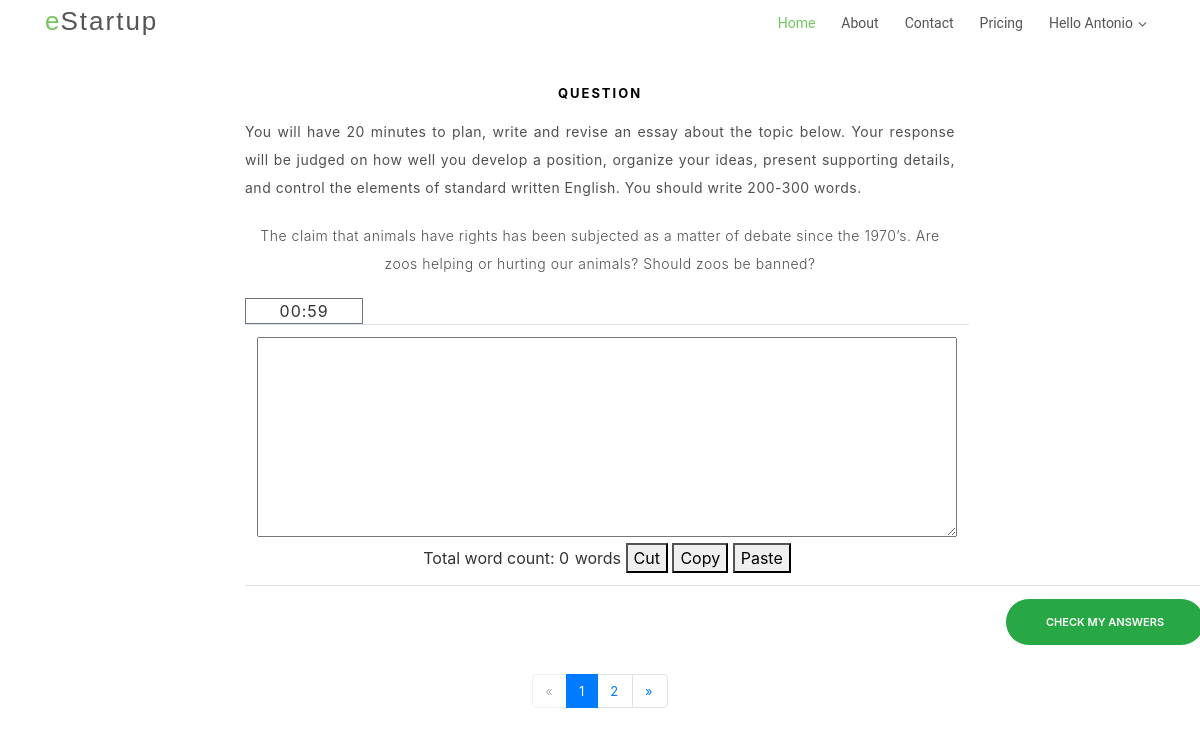
The page /modules/write-essay/ (signed in) on the database its author committed.
### account/models.py (models this page shows, shortened)
class AbstractUser(_AbstractUser):
    user_type = models.ForeignKey(Membership,default='Basic',on_delete=models.PROTECT)
    membership_start_date = models.DateTimeField(blank=True, null=True,)
    is_active = models.BooleanField(default=False)
    verify_code = models.CharField(max_length=512, blank=True, null=True, help_text='Account verification code', editable=False)
    verify_time_limit = models.DateTimeField(blank=True, null=True, editable=False)
    reset_code = models.CharField(max_length=512, blank=True, null=True, help_text='Account verification code', editable=False)
    reset_time_limit = models.DateTimeField(blank=True, null=True, editable=False)
    created_on = models.DateTimeField(auto_now=True)
    updated_on = models.DateTimeField(auto_now_add=True)
    objects = UserManager()
    REQUIRED_FIELDS = ['email',]
    class Meta:
        abstract = True

class User(AbstractUser):
    """
    Extends Django authentication user model.
    """

### modules/models.py (models this page shows)
class StatusAbstract(models.Model):
    active = models.BooleanField(default=False)
    free = models.BooleanField(default=True)
    class Meta:
        abstract = True

class Essay(StatusAbstract):
    topic = models.TextField(max_length=1000,blank=False)

### modules/views.py (the view)
# urls.py: path('write-essay/',EssayView.as_view()),
class EssayView(AbstractListView):
    model = Essay
    template_name = 'questions/write-essay.html'
    paginate_by = 1

### modules/views.py (called while the page is built)
    def get_queryset(self):
        qs = super().get_queryset()
        queryset = qs.filter(active=True)
        return queryset

### modules/templates/questions/write-essay.html
{% extends "base.html" %}
{% block content %}
<section id="get-started" class="padd-section text-center">
<div class="container">
    <div class="container-fluid text-center">
        <div class="row content">
          <div class="col-sm-2 sidenav">
          </div>
          <div class="col-sm-8 text-center">
              <h4 class="card-title">Question</h4>
              <p class="text-justify" ><strong> You will have 20 minutes to plan, write and revise an essay about the topic below. Your response will be judged on how well you develop a position, organize your ideas, present supporting details,
                 and control the elements of standard written English. You should write 200-300 words.</strong></p>
              <table class="table table-hover">
                  <thead>
                        {% for object in object_list %}
                    <tr>
                            <p c> {{ object.topic}}</p>
                    </tr>
                  </thead>
                  <tbody>
                      <tr>
                        <div float="right" class="text-center col-sm-2 border border-secondary"><span id="time">20:00</span></div>
                      </tr>
                    <tr>
                      <td>
                            <textarea id="word_count" class="essayArea" style="width:700px; height:200px" autocomplete="off" autocorrect="off" autocapitalize="off" spellcheck="false"></textarea> <br>
                            Total word count: <span id="display_count">0</span> words
                            <button onclick="cut()">Cut</button>
                            <button onclick="copy()">Copy</button>
                            <button onclick="paste()">Paste</button>
                        </td>
                    </tr>
                    {% endfor %}
                    <tr>
                        <th scope="col text-right"></th>
                        <th scope="col"></th>
                        <th scope="col"><button type="button" class="btn btn-success spellCheck">Check my Answers</button></th>
                      </tr>
                  </tbody>
                </table>
          </div>
          <div class="col-sm-2 sidenav">
            </div>
          </div>
        </div>
      </div>
      {% block pagination %}
      {% include "pagination.html" %}
      {% endblock %}
</div></section>
      {% endblock %}

### modules/templates/base.html (shortened to what this page needs)
<!DOCTYPE html>
{% load static %}
<html lang="en">
<head>
  <link href="{% static "lib/bootstrap/css/bootstrap.min.css" %}" rel="stylesheet">
  <link href="{% static "css/re-order-paragraph.css" %}" rel="stylesheet">
  <link href="{% static "lib/owlcarousel/assets/owl.carousel.min.css" %}" rel="stylesheet">
  <link href="{% static "lib/owlcarousel/assets/owl.theme.default.min.css" %}" rel="stylesheet">
  <link href="{% static "lib/font-awesome/css/font-awesome.min.css" %}" rel="stylesheet">
  <link href="{% static "lib/animate/animate.min.css" %}" rel="stylesheet">
  <link href="{% static "lib/modal-video/css/modal-video.min.css" %}" rel="stylesheet">
  <link href="{% static "css/style.css" %}" rel="stylesheet">
</head>
<body>
  <header id="header" class="header header-hide">
    <div class="container">
      <div id="logo" class="pull-left">
        <h1><a href="#body" class="scrollto"><span>e</span>Startup</a></h1>
      </div>
      <nav id="nav-menu-container">
        <ul class="nav-menu">
          <li class="menu-active"><a href="{% url 'home' %}">Home</a></li>
          <li><a href="#about-us">About</a></li>
		  <li><a href="#contact">Contact</a></li>
          <li><a href="#pricing">Pricing</a></li>
      {% if request.user.is_authenticated %}
      <li class="menu-has-children"><a href="#team">Hello {{ request.user.first_name }}</a>
      {% else %}
      <li><a href="{% url 'account_login' %}">Login</a></li>
      <li><a href="{% url 'account_register' %}">Sign up</a></li>
      {% endif %}
      </nav>
    </div>
  </header>
  {% block content %}
   {% endblock %}
</body>
</html>

### modules/static/css/style.css (style rules this page uses)
body { background-color: #fff; color: #333; }
h1, h2, h3, h4, h5, h6 { margin: 0; }
h4 { color: #000; font-size: 13px; font-weight: 700; letter-spacing: 2px; text-transform: uppercase; line-height: 2; }
a { letter-spacing: 2px; text-decoration: none; }
ul { letter-spacing: 1px; }
li { color: #626262; font-size: 13px; font-weight: 400; letter-spacing: 2px; line-height: 30px; text-transform: capitalize; }
p { color: #505050; font-size: 14px; font-weight: 300; letter-spacing: 0.5px; line-height: 2; margin-bottom: 20px; }
span { letter-spacing: 1px; }
.btn { border: 1px solid #fff; border-radius: 50px; color: #fff; font-size: 11px; font-weight: 600; padding: 15px 40px; text-transform: uppercase; -moz-transition: all 0.5s ease-in-out 0s; -ms-transition: all 0.5s ease-in-out 0s; -o-transition: all 0.5s ease-in-out 0s; -webkit-transition: all 0.5s ease-in-out 0s; transition: all 0.5s ease-in-out 0s; }
#header { background: #fff; position: fixed; left: 0; top: 0; right: 0; height: 48px; z-index: 3; transition: all 0.5s ease; }
#header #logo { padding: 6px 0 0 0; }
#header #logo h1 { color: #505050; font-family: "Philosopher", sans-serif; font-size: 26px; font-weight: 500; letter-spacing: 1px; margin: 0; }
#header #logo h1 a { color: #555; line-height: 1; display: inline-block; text-decoration: none; }
#header #logo h1 a span { color: #71c55d; }
.nav-menu, .nav-menu * { margin: 0; padding: 0; list-style: none; }
.nav-menu li { position: relative; white-space: nowrap; }
.nav-menu > li { float: left; }
.sf-arrows .sf-with-ul { padding-right: 22px; }
.sf-arrows .sf-with-ul:after { content: "\f107"; position: absolute; right: 8px; margin-top: 1px; font-family: FontAwesome; font-style: normal; font-weight: normal; }
#nav-menu-container { float: right; margin: 0 0 0 0; }
.nav-menu a { padding: 8px 8px; text-decoration: none; display: inline-block; color: #555; font-family: "Roboto", sans-serif; font-weight: 400; font-size: 14px; outline: none; letter-spacing: 0; transition: 0.3s; }
.nav-menu li:hover > a, .nav-menu > .menu-active > a { color: #71c55d; }
.nav-menu > li { margin-left: 10px; }
#mobile-nav { position: fixed; top: 0; padding-top: 18px; bottom: 0; z-index: 998; background: rgba(52, 59, 64, 0.9); left: -260px; width: 260px; overflow-y: auto; transition: 0.4s; }
#mobile-nav ul { padding: 0; margin: 0; list-style: none; }
#mobile-nav ul li { position: relative; }
#mobile-nav ul li a { color: #fff; font-size: 14px; overflow: hidden; padding: 6px 22px 6px 15px; position: relative; text-decoration: none; width: 100%; display: block; outline: none; letter-spacing: 0; }
.padd-section { padding-bottom: 80px; padding-top: 80px; }
#get-started { display: inline-block; height: 100%; width: 100%; }

### rows shown on the page
User: user.first_name "Antonio"
Essay: topic "The claim that animals have rights has been subjected as a matter of debate since the 1970’s. Are zoos helping or hurting our animals? Should zoos be banned?"

### other values the page prints
{{ i }} "1"
{{ i }} "2"
